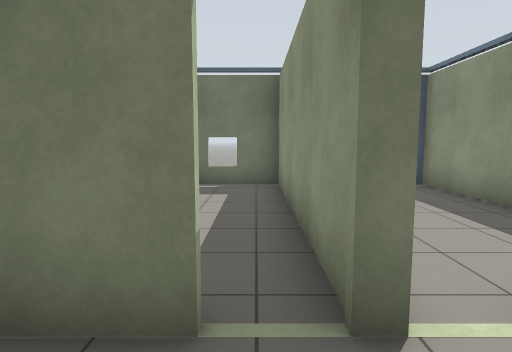
View 1 (above)

24 first-person views from a walk through a world built for the Gazebo simulator. The camera is 1.2 m above the floor, tilts 6° down and sees 75° across. The floor is counted in squares, 1 m on a side. Each view is taken from the middle of a square. On the plan, view 1 faces up. The plan holds only what a view shows up to about 13 squares ahead; the rest is blank. The place goes on beyond the plan.

View 2
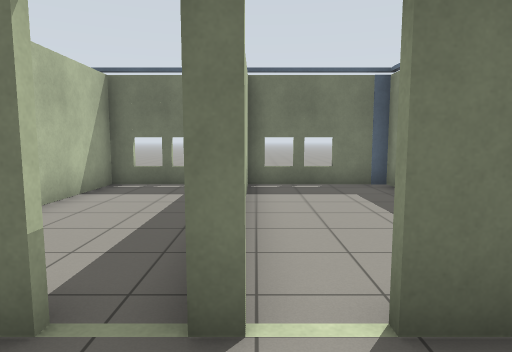

View 3
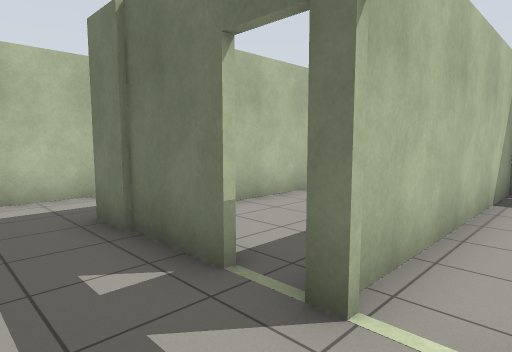

View 4
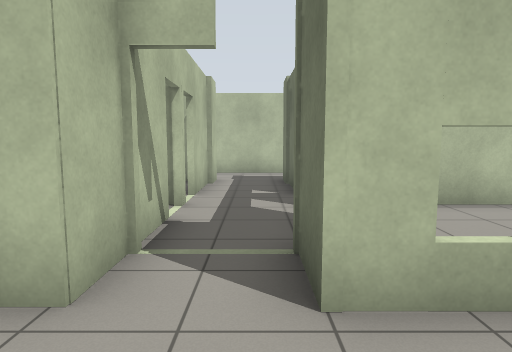

View 5
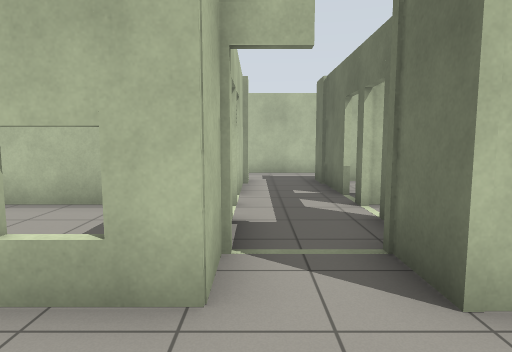

View 6
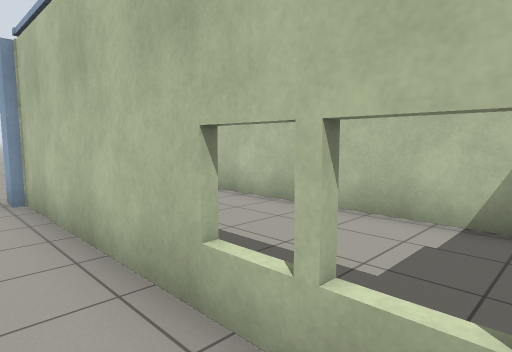

View 7
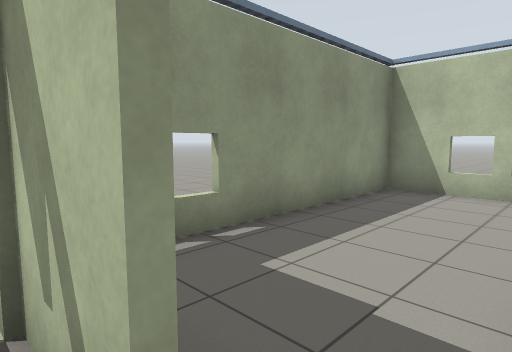

View 8
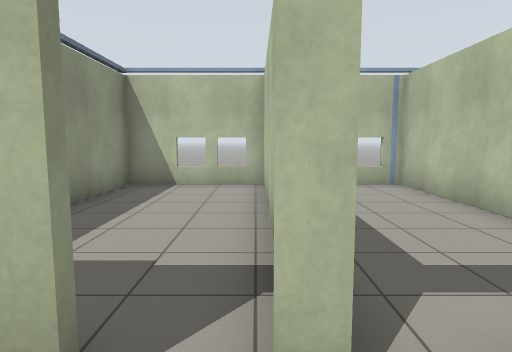

View 9
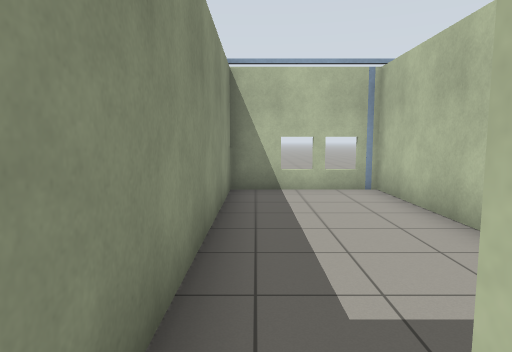

View 10
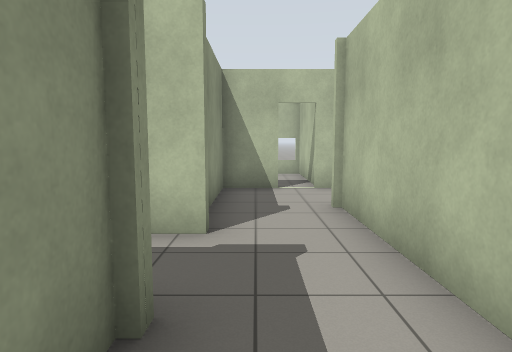

View 11
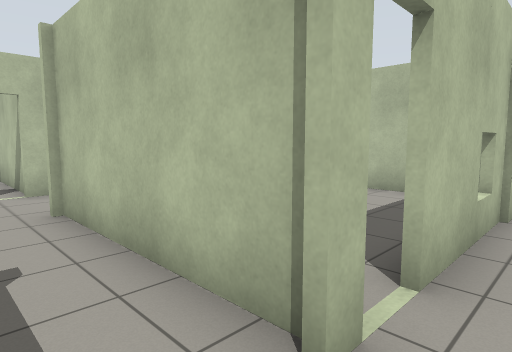

View 12
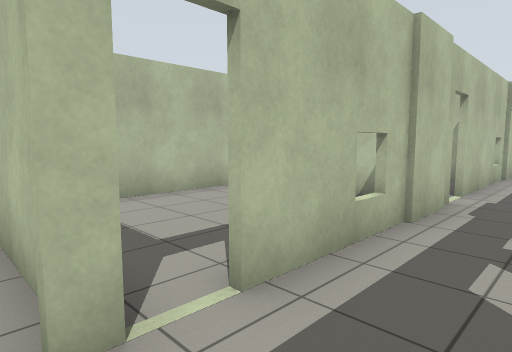

View 13
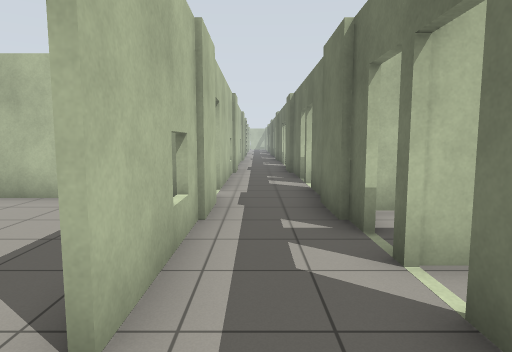

View 14
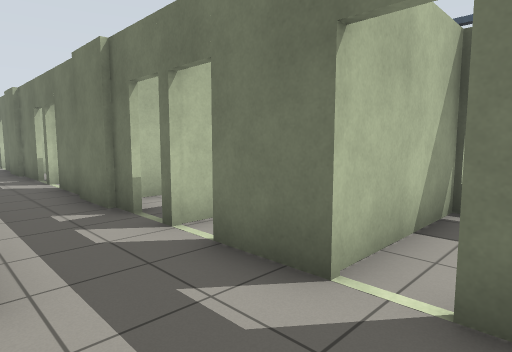

View 15
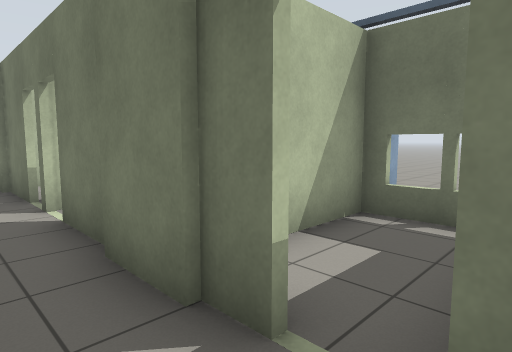

View 16
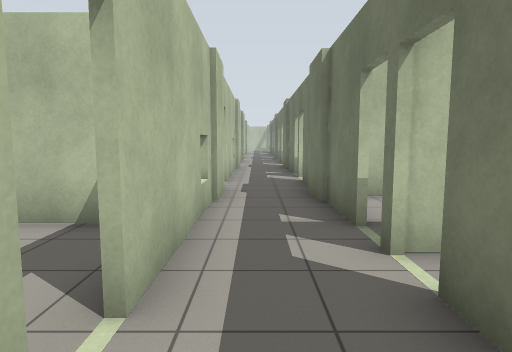

View 17
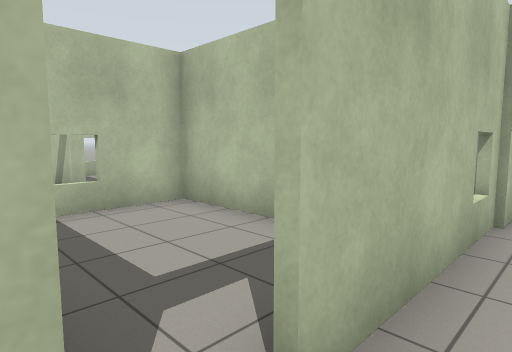

View 18
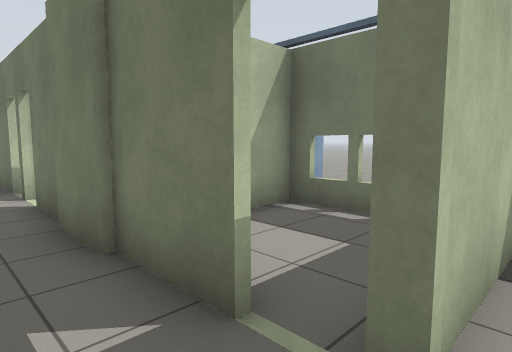

View 19
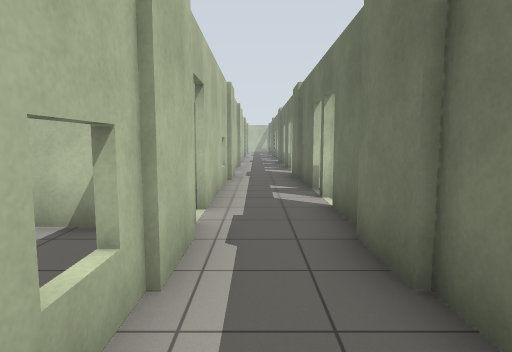

View 20
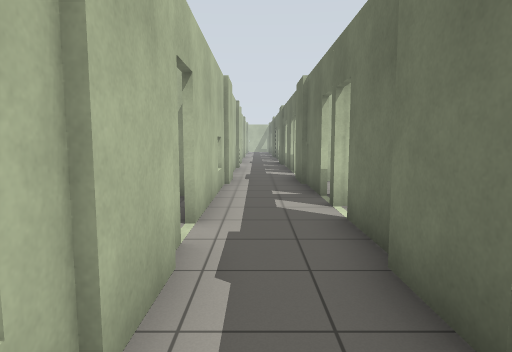

View 21
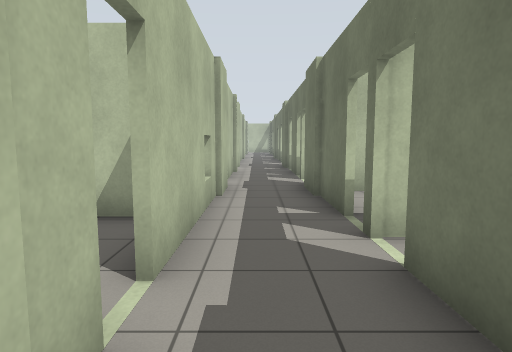

View 22
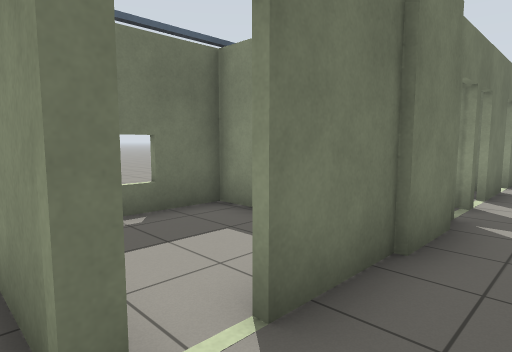

View 23
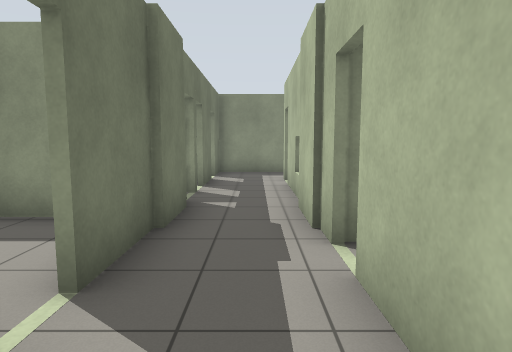

View 24
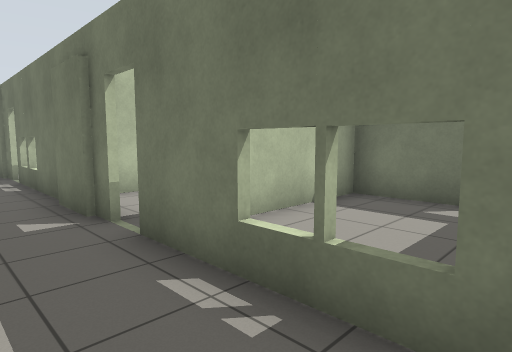

### Floor plan
Points are (right, up) in squares from view 1. A wall is a line through its corners. A room is listed if a view was taken in it or the views show most of it. See-through windows are left out.
Room 1 (views 1, 2, 3, 7, 8, 9)
walls: (0.5, -0.4) (0.8, -0.4); (-0.3, 1.9) (-3.1, 1.9); (-3.4, -0.4) (-0.3, -0.4); (0.8, 1.9) (0.6, 1.9); (1.7, -0.4) (4.7, -0.4); (2.6, 1.9) (1.9, 1.9); (-5.6, 1.4) (-5.6, -0.5); (4.7, 1.5) (3.4, 1.5)
ways out: opening at (5, 0) to room 2; opening at (-4.5, 2.5) to room 3; opening at (-4.5, -1.5) to room 6; opening at (0, -1) to room 8; opening at (0, 2) to room 9; gap at (2, -1) to room 10; gap at (2, 2) to room 11
Room 2 (views 4, 5, 6)
walls: (-10.4, 10) (-10.4, 9.1); (4.7, 2.9) (4.7, 1.5); (4.7, -0.4) (4.7, -8.4); (4.9, -8.2) (4.9, -9)
ways out: opening at (5, 0) to room 1
Room 3 (views 10, 11, 12, 13, 14, 15)
walls: (-5.9, 3.1) (-5.6, 3.1) (-5.6, 1.4); (-5.6, 5.4) (-7.2, 5.4); (-8.1, 6.2) (-8.1, 5.4); (-3.1, 1.9) (-3.1, 5.4) (-4.6, 5.4); (-9.5, 3.1) (-6.6, 3.1)
ways out: opening at (-4.5, 2.5) to room 1; opening at (-10, 4) to room 4; gap at (-7, 3) to room 7; opening at (-9, 6); opening at (-5, 5)
Room 4 (views 16, 17, 18, 19, 22)
walls: (-12.2, 3.1) (-9.5, 3.1); (-15.5, 3.1) (-13.1, 3.1); (-9.2, 5.4) (-13.5, 5.4)
ways out: opening at (-10, 4) to room 3; opening at (-16, 4) to room 5; gap at (-13, 3) to room 12; opening at (-14, 5) to room 13
Room 5 (views 20, 21, 23)
walls: (-19.9, 3.1) (-15.5, 3.1); (-22.1, 6) (-22.1, 5.4); (-23.1, 5.4) (-26.5, 5.4); (-26.5, 3.1) (-20.7, 3.1); (-15.5, 5.4) (-21.1, 5.4)
ways out: opening at (-16, 4) to room 4; gap at (-21, 3)
Room 6 (view 24)
walls: (-14.5, -4.4) (-14.5, -5.4); (-16.9, -2.1) (-23.5, -2.1); (-12.1, -2.1) (-16.1, -2.1); (-6, -4.4) (-5.6, -4.4); (-24.4, -2.1) (-25.9, -2.1); (-5.6, -0.5) (-5.6, -2); (-4.6, -4.4) (-3.1, -4.4) (-3.1, -1.9); (-3.4, -0.6) (-3.4, -0.4)
ways out: opening at (-4.5, -1.5) to room 1; opening at (-5, -4) to room 14; opening at (-24, -2); gap at (-17, -2)
Room 7 (no view inside)
walls: (-12, 2.5) (-12, -1.5); (-11, -1.9) (-7.9, -1.9)
ways out: gap at (-7, 3) to room 3
Room 8 (no view inside)
walls: (-3, -4.1) (-3, -8.2) (0.6, -8.2) (0.6, -0.8)
ways out: opening at (0, -1) to room 1
Room 9 (no view inside)
walls: (1, 9.2) (-3, 9.2) (-3, 2.8); (0.6, 1.9) (0.6, 9.2)
ways out: opening at (0, 2) to room 1
Room 10 (no view inside)
walls: (0.8, -0.4) (0.8, -8.2) (4.9, -8.2); (4.5, -8.2) (4.5, -2.1)
ways out: gap at (2, -1) to room 1
Room 11 (no view inside)
walls: (4.5, 5.9) (4.5, 9.2) (1, 9.2); (0.8, 9.2) (0.8, 1.9)
ways out: gap at (2, 2) to room 1
Room 12 (no view inside)
walls: (-13.6, 3) (-15.8, 3) (-15.8, -1.9) (-13.4, -1.9)
ways out: gap at (-13, 3) to room 4
Room 13 (no view inside)
walls: (-14.5, 8.1) (-14.5, 5.4); (-10.8, 7.1) (-10.8, 9.2); (-11, 9.2) (-12.9, 9.2)
ways out: opening at (-14, 5) to room 4
Room 14 (no view inside)
walls: (-5.6, -4.4) (-5.6, -8.2) (-4.7, -8.2)
ways out: opening at (-5, -4) to room 6

Positions as (right, up) in squares from view 1, and headings:
1: (0, 0), facing up
2: (1, 0), facing up
3: (2, 0), facing up-left
4: (7, 1), facing left
5: (7, 0), facing left
6: (6, -1), facing down-left
7: (1, 0), facing down-right
8: (1, 1), facing down
9: (0, 0), facing down
10: (-4, 4), facing down
11: (-4, 4), facing down-left
12: (-5, 5), facing down-left
13: (-5, 4), facing left
14: (-4, 3), facing up-left
15: (-8, 4), facing up-left
16: (-11, 4), facing left
17: (-12, 4), facing down-left
18: (-14, 4), facing up-left
19: (-15, 4), facing left
20: (-16, 4), facing left
21: (-18, 4), facing left
22: (-15, 4), facing up-right
23: (-16, 4), facing right
24: (-12, -4), facing up-left
